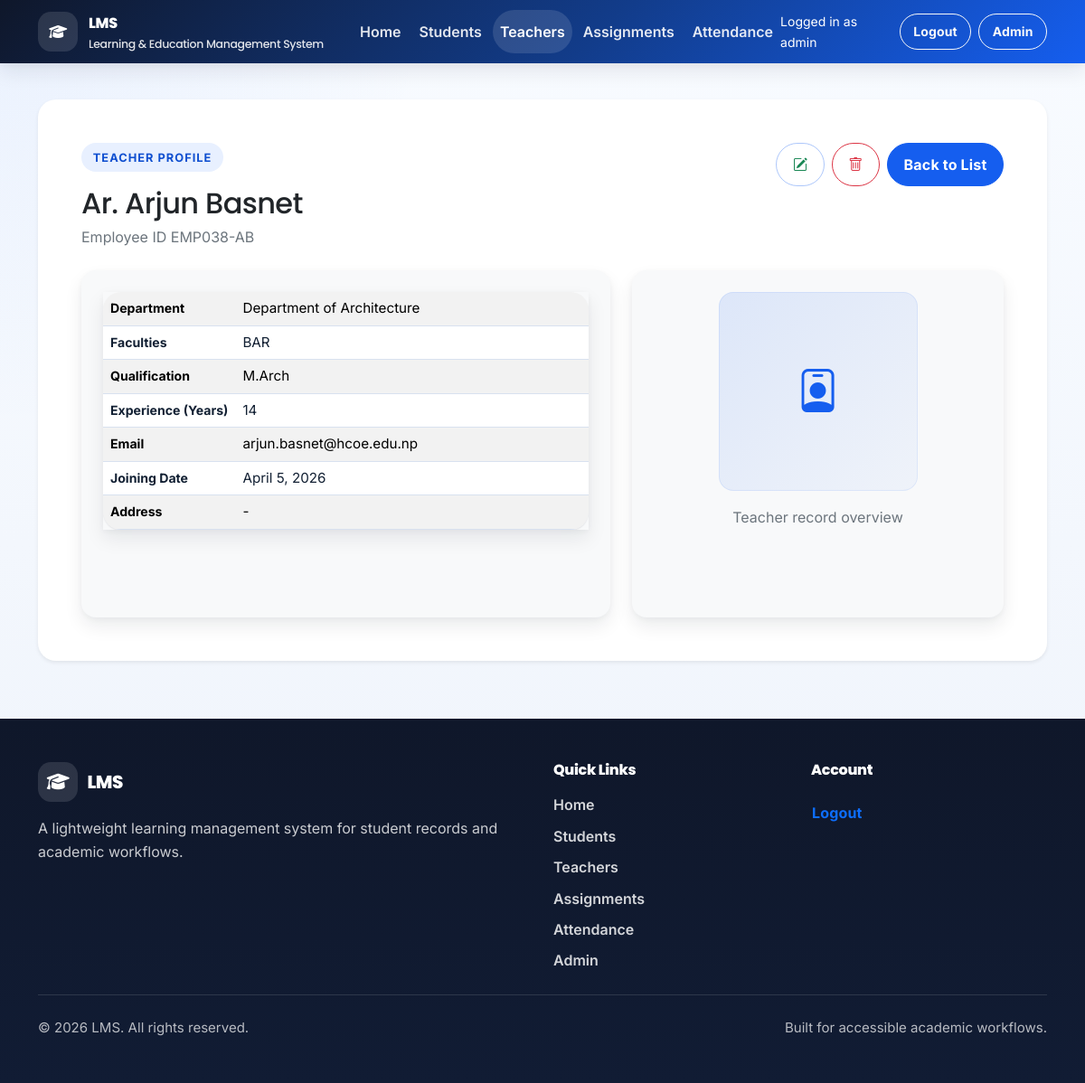
The page /teachers/82/ (signed in) on the database its author committed.
### teacher/models.py (models this page shows, shortened)
class Teacher(models.Model):
    user = models.OneToOneField(
        User,
        on_delete=models.CASCADE,
        null=True,
        blank=True,
        default=None,
        related_name='teacher_profile',
    )
    name = models.CharField(max_length=100)
    employee_id = models.CharField(
        max_length=20, unique=True, null=True, blank=True, default=None
    )
    department = models.CharField(max_length=150, null=True, blank=True, default=None)
    qualification = models.CharField(max_length=150, null=True, blank=True, default=None)
    experience_years = models.IntegerField(null=True, blank=True, default=None)
    faculties = models.ManyToManyField(
        Faculty,
        blank=True,
        related_name='teachers',
    )
    email = models.EmailField(unique=True, null=True, blank=True, default=None)
    dp = models.ImageField(upload_to='teacher_dp/', null=True, blank=True, default=None)
    address = models.TextField(null=True, blank=True, default=None)
    joining_date = models.DateField(auto_now_add=True)
    is_first_login = models.BooleanField(default=True)

### student/models.py (models this page shows, shortened)
class Faculty(models.Model):
    name = models.CharField(max_length=150, unique=True)
    objects = FacultyManager()

### teacher/views.py (the view)
# urls.py: path('<int:pk>/', TeacherDetailView.as_view(), name='teacher-detail'),
class TeacherDetailView(LoginRequiredMixin, NonStudentAccessRequiredMixin, DetailView):
    model = Teacher
    template_name = 'teacher/teacher_detail.html'
    context_object_name = 'teacher'
    queryset = Teacher.objects.all()

### teacher/views.py (called while the page is built)
    def dispatch(self, request, *args, **kwargs):
        if hasattr(request.user, 'student_profile') and not (request.user.is_staff or request.user.is_superuser):
            return access_denied_response(request, 'Student accounts cannot access teacher management pages.')
        return super().dispatch(request, *args, **kwargs)

### LMS/templates/teacher/teacher_detail.html (shortened to what this page needs)
{% extends 'base.html' %}
{% block content %}
<section class="container py-4">
	<div class="card shadow-sm border-0 overflow-hidden">
		<div class="card-body p-4 p-lg-5">
			<div class="d-flex flex-wrap justify-content-between align-items-start gap-3 mb-4">
				<div>
					<span class="eyebrow">Teacher profile</span>
					<h1 class="h2 mb-1">{{ teacher.name }}</h1>
					<p class="text-secondary mb-0">Employee ID {{ teacher.employee_id|default:"-" }}</p>
				</div>
				<div class="d-flex flex-wrap gap-2">
					<a class="btn btn-outline-primary" href="{% url 'teacher:teacher-update' teacher.pk %}" aria-label="Edit" title="Edit"><i class="bi bi-pencil-square text-success"></i><span class="visually-hidden">Edit</span></a>
					<a class="btn btn-outline-danger" href="{% url 'teacher:teacher-delete' teacher.pk %}" aria-label="Delete" title="Delete"><i class="bi bi-trash text-danger"></i><span class="visually-hidden">Delete</span></a>
					<a class="btn btn-primary" href="{% url 'teacher:teacher-list' %}">Back to List</a>
				</div>
			</div>
			<div class="row g-4 student-detail-row">
				<div class="col-lg-7">
					<div class="detail-pane bg-light rounded-4 p-4 h-100">
						<div class="table-responsive">
							<table class="table table-compact table-striped mb-0 align-middle">
								<tbody>
									<tr>
										<th scope="row" class="w-25">Department</th>
										<td>{{ teacher.department|default:"-" }}</td>
									</tr>
									<tr>
										<th scope="row">Faculties</th>
										<td>
											{% for faculty in teacher.faculties.all %}
												{{ faculty.name }}{% if not forloop.last %}, {% endif %}
											{% empty %}
												-
											{% endfor %}
										</td>
									</tr>
									<tr>
										<th scope="row">Qualification</th>
										<td>{{ teacher.qualification|default:"-" }}</td>
									</tr>
									<tr>
										<th scope="row">Experience (Years)</th>
										<td>{{ teacher.experience_years|default_if_none:"-" }}</td>
									</tr>
									<tr>
										<th scope="row">Email</th>
										<td>{{ teacher.email|default:"-" }}</td>
									</tr>
									<tr>
										<th scope="row">Joining Date</th>
										<td>{{ teacher.joining_date|date:"F j, Y" }}</td>
									</tr>
									<tr>
										<th scope="row">Address</th>
										<td>{{ teacher.address|default:"-" }}</td>
									</tr>
								</tbody>
							</table>
						</div>
					</div>
				</div>
				<div class="col-lg-5">
					<div class="profile-pane bg-light rounded-4 p-4 h-100 text-center">
						{% if teacher.dp %}
							<img class="student-image mb-3" src="{{ teacher.dp.url }}" alt="{{ teacher.name }} display picture" onerror="this.classList.add('d-none'); this.nextElementSibling.classList.remove('d-none');">
							<div class="profile-placeholder mb-3 d-none">
								<i class="bi bi-person-badge"></i>
							</div>
						{% else %}
							<div class="profile-placeholder mb-3">
								<i class="bi bi-person-badge"></i>
							</div>
						{% endif %}
						<p class="text-secondary mb-0">Teacher record overview</p>
					</div>
				</div>
			</div>
		</div>
	</div>
</section>
{% endblock %}

### LMS/templates/base.html (shortened to what this page needs)
<!DOCTYPE html>
<html lang="en">
<head>
	{% load static %}
	<link href="https://cdn.jsdelivr.net/npm/bootstrap@5.3.7/dist/css/bootstrap.min.css" rel="stylesheet"
>
	<link rel="stylesheet" href="https://cdn.jsdelivr.net/npm/bootstrap-icons@1.11.3/font/bootstrap-icons.min.css">
	<link rel="stylesheet" href="https://cdnjs.cloudflare.com/ajax/libs/font-awesome/6.7.2/css/all.min.css"
 />
	<link rel="stylesheet" href="{% static 'css/styles.css' %}">
	<link rel="stylesheet" href="{% static 'css/lms-overrides.css' %}">
</head>
<body class="d-flex flex-column min-vh-100">
	<header class="site-header">
		<nav class="navbar navbar-expand-lg navbar-dark">
			<div class="container">
				<a class="navbar-brand" href="{% url 'home' %}" aria-label="LMS home">
					<span class="brand-icon" aria-hidden="true"><i class="fa-solid fa-graduation-cap"></i></span>
					<span class="brand-copy">
						<span class="brand-title">LMS</span>
						<span class="brand-subtitle">Learning & Education Management System</span>
					</span>
				</a>
				<div class="collapse navbar-collapse" id="primaryNav">
					{% with current_url_name=request.resolver_match.url_name current_namespace=request.resolver_match.namespace %}
					<ul class="navbar-nav me-auto mb-2 mb-lg-0 gap-lg-1">
						<li class="nav-item">
							<a class="nav-link {% if current_url_name == 'home' and not current_namespace %}active{% endif %}" href="{% url 'home' %}"
								{% if current_url_name == 'home' and not current_namespace %}aria-current="page"{% endif %}>Home</a>
						</li>
						<li class="nav-item">
							<a class="nav-link {% if current_namespace == 'student' %}active{% endif %}"
								href="{% url 'student:student-list' %}"
								{% if current_namespace == 'student' %}aria-current="page"{% endif %}>Students</a>
						</li>
						<li class="nav-item">
							<a class="nav-link {% if current_namespace == 'teacher' %}active{% endif %}"
								href="{% url 'teacher:teacher-list' %}"
								{% if current_namespace == 'teacher' %}aria-current="page"{% endif %}>Teachers</a>
						</li>
						<li class="nav-item">
							<a class="nav-link {% if current_namespace == 'assignment' %}active{% endif %}"
								href="{% url 'assignment:assignment-list' %}"
								{% if current_namespace == 'assignment' %}aria-current="page"{% endif %}>Assignments</a>
						</li>
						<li class="nav-item">
							<a class="nav-link {% if current_namespace == 'attendance' %}active{% endif %}"
								href="{% url 'attendance:attendance-list' %}"
								{% if current_namespace == 'attendance' %}aria-current="page"{% endif %}>Attendance</a>
						</li>
					</ul>
					{% endwith %}
					<ul class="navbar-nav ms-auto align-items-lg-center gap-lg-2">
						{% if request.user.is_authenticated %}
						<li class="nav-item text-white small me-lg-2">
							Logged in as {{ current_user_display_name }}
						</li>
						<li class="nav-item">
							<form method="post" action="{% url 'logout' %}" class="d-inline">
								<button type="submit" class="btn btn-outline-light btn-sm">Logout</button>
							</form>
						</li>
						{% else %}
						<li class="nav-item">
							<a class="btn btn-outline-light btn-sm" href="{% url 'login' %}">Login</a>
						</li>
						{% endif %}
						{% if request.user.is_staff or request.user.is_superuser %}
						<li class="nav-item">
							<a class="btn btn-outline-light btn-sm" href="{% url 'admin:index' %}">Admin</a>
						</li>
						{% endif %}
					</ul>
				</div>
			</div>
		</nav>
	</header>
	<main id="main-content" class="flex-grow-1">
		<div class="container pt-3">
		</div>
		{% block content %}{% endblock %}
	</main>
	<footer class="site-footer mt-auto">
		<div class="container py-5">
			<div class="row g-4">
				<div class="col-lg-6">
					<h2 class="footer-brand mb-3">
						<span class="brand-icon" aria-hidden="true"><i class="fa-solid fa-graduation-cap"></i></span>
						LMS
					</h2>
					<p class="footer-copy mb-0">
						A lightweight learning management system for student records and academic workflows.
					</p>
				</div>
				<div class="col-lg-3 col-md-6">
					<h3 class="footer-heading">Quick Links</h3>
					<ul class="footer-links list-unstyled mb-0">
						<li><a href="{% url 'home' %}">Home</a></li>
						<li><a href="{% url 'student:student-list' %}">Students</a></li>
						<li><a href="{% url 'teacher:teacher-list' %}">Teachers</a></li>
						<li><a href="{% url 'assignment:assignment-list' %}">Assignments</a></li>
						<li><a href="{% url 'attendance:attendance-list' %}">Attendance</a></li>
						{% if is_admin_like_user %}
						<li><a href="{% url 'admin:index' %}">Admin</a></li>
						{% endif %}
					</ul>
				</div>
				<div class="col-lg-3 col-md-6">
					<h3 class="footer-heading">Account</h3>
					<ul class="footer-links list-unstyled mb-0">
						{% if request.user.is_authenticated %}
						<li>
							<form method="post" action="{% url 'logout' %}" class="d-inline">
								<button type="submit" class="btn btn-link p-0 text-decoration-none">Logout</button>
							</form>
						</li>
						{% else %}
						<li><a href="{% url 'login' %}">Login</a></li>
						{% endif %}
					</ul>
				</div>
			</div>
			<div class="footer-divider my-4"></div>
			<div class="d-flex flex-column flex-md-row justify-content-between align-items-center gap-2">
				<p class="footer-note mb-0">&copy; {% now "Y" %} LMS. All rights reserved.</p>
				<p class="footer-note mb-0">Built for accessible academic workflows.</p>
			</div>
		</div>
	</footer>
</body>
</html>

### static/css/lms-overrides.css (style rules this page uses)
.eyebrow { display: inline-flex; align-items: center; gap: 0.5rem; padding: 0.35rem 0.8rem; margin-bottom: 1rem; border-radius: 999px; font-size: 0.8rem; font-weight: 700; letter-spacing: 0.08em; text-transform: uppercase; background: var(--color-primary-soft); color: var(--color-primary-hover); }
.hero-card, .empty-state, .profile-pane { border-radius: 1.25rem; }
.table-responsive, .bg-white, .bg-light { box-shadow: var(--shadow-md); }
.table-compact th, .table-compact td { white-space: normal; word-break: break-word; line-height: 1.35; font-size: 0.95rem; }
.table-compact td, .table-compact th { vertical-align: top; }
.student-detail-row { --student-pane-base-height: 24rem; }
.student-detail-row .detail-pane, .student-detail-row .profile-pane { min-height: var(--student-pane-base-height); }
.profile-placeholder { display: grid; place-items: center; width: min(100%, 220px); aspect-ratio: 1 / 1; margin: 0 auto; border-radius: 1rem; background: linear-gradient( 135deg, color-mix(in srgb, var(--color-primary) 12%, transparent), color-mix(in srgb, var(--color-primary) 4%, transparent) ); color: var(--color-primary); font-size: 3rem; box-shadow: inset 0 0 0 1px color-mix(in srgb, var(--color-primary) 8%, transparent); }

### rows shown on the page
Teacher: name "Ar. Arjun Basnet", employee_id "EMP038-AB", department "Department of Architecture", qualification "M.Arch", experience_years "14", email "arjun.basnet@hcoe.edu.np", joining_date "April 5, 2026", address "-"
Faculty: name "BAR"

### other values the page prints
{{ current_user_display_name }} "admin"
